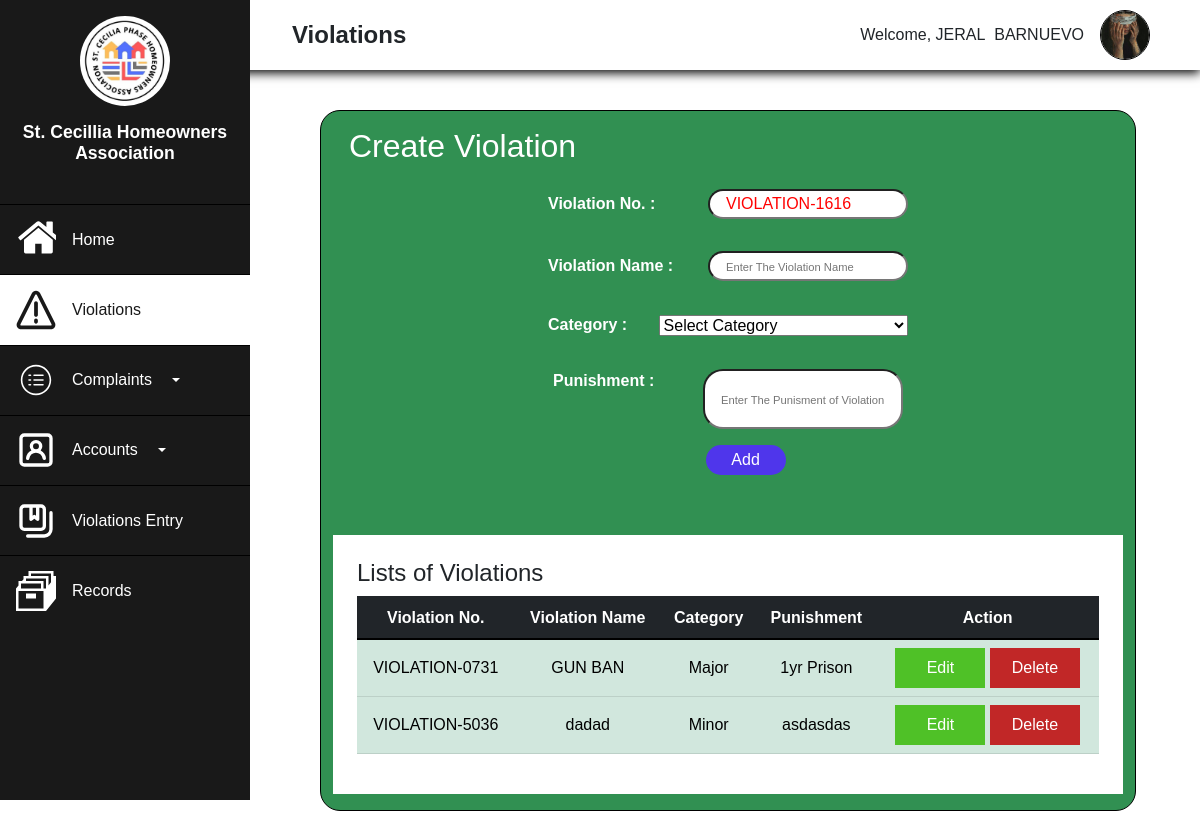
Before: /Admin/Admin-Violations.php (signed in) with the older database file.
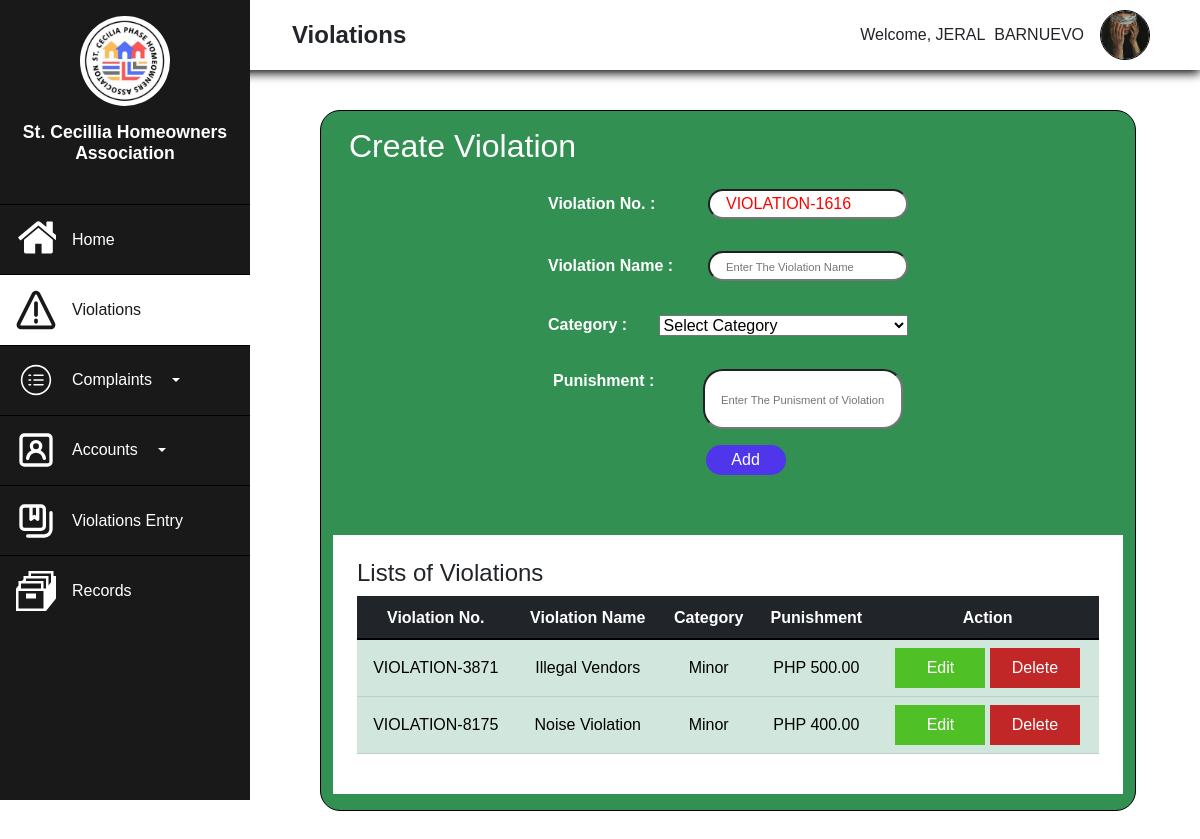
After: the same page with the newer database file.
### tables this page shows
CREATE TABLE `violations` (
  `ViolationID` int(11) NOT NULL,
  `ViolationNo` varchar(255) NOT NULL,
  `ViolationName` varchar(50) NOT NULL,
  `Category` varchar(50) NOT NULL,
  `Punishment` varchar(1000) NOT NULL
);

### Admin/Admin-Violations.php (the view, shortened to what the changed rows need)
<!DOCTYPE html>
<html lang="en">
<head>
    <link rel="stylesheet" href="https://use.fontawesome.com/releases/v5.15.4/css/all.css">
    <link rel="stylesheet" href="realtime.css">
    <link href="https://cdn.jsdelivr.net/npm/bootstrap@5.1.3/dist/css/bootstrap.min.css" rel="stylesheet">
    <link rel="stylesheet" type="text/css" href="https://cdnjs.cloudflare.com/ajax/libs/twitter-bootstrap/5.1.3/css/bootstrap.min.css"/>
    <link rel="stylesheet" type="text/css" href="https://cdn.datatables.net/v/bs5/jszip-2.5.0/dt-1.12.1/b-2.2.3/b-colvis-2.2.3/b-html5-2.2.3/b-print-2.2.3/datatables.min.css"/>
</head>
<body>
    <?php
    require("process.php");
?>
    <div class="main">
    <div class="side">
        <div class="logo">
            <h2>St. Cecillia Homeowners Association</h2>
        </div>
    </div>
    <div class="body">
        <div class="container">
            <div class="input">
                <h2>Create Violation</h2>
            </div>
            <div class="table" >
                <table class="table table-responsive table-hover" id="mytable" >
                    <thead class="table-dark">
                      <tr>
                        <th class="mid text-center">Violation No.</th>
                        <th class="mid text-center">Violation Name</th>
                        <th class="mid text-center">Category</th>
                        <th class="mid text-center">Punishment</th>
                        <th class="mid text-center">Action</th>
                      </tr>
                    </thead>
                    <tbody class="table-success">
                        <?php
                            $query="SELECT*FROM violations";
                            $result=mysqli_query($conn, $query);
                            if(mysqli_num_rows($result)>0){
                            while($row=mysqli_fetch_assoc($result)){
                         ?>
                      <tr>
                        <td><?php echo $row['ViolationNo'] ?></td>
                        <td><?php echo $row['ViolationName'] ?></td>
                        <td><?php echo $row['Category'] ?></td>
                        <td><?php echo $row['Punishment'] ?></td>
                        <td class="action">
                            <button class="update" data-bs-toggle="modal" data-bs-target="#updateModal<?php echo $row['ViolationID']?>">Edit</button>
                            <button class="delete" data-bs-toggle="modal" data-bs-target="#exampleModal">Delete</button>
                        </td>
                      </tr>
                      <?php
                            }
                        }
                      ?>
                    </tbody>
                  </table>
            </div>
        </div>
    </div>
</div>
</body>
</html>

Changed rows visible on the page:
removed violations: ViolationNo "VIOLATION-0731", ViolationName "GUN BAN", Category "Major", Punishment "1yr Prison"
removed violations: ViolationNo "VIOLATION-5036", ViolationName "dadad", Category "Minor", Punishment "asdasdas"
added violations: ViolationNo "VIOLATION-3871", ViolationName "Illegal Vendors", Category "Minor", Punishment "PHP 500.00"
added violations: ViolationNo "VIOLATION-8175", ViolationName "Noise Violation", Category "Minor", Punishment "PHP 400.00"
